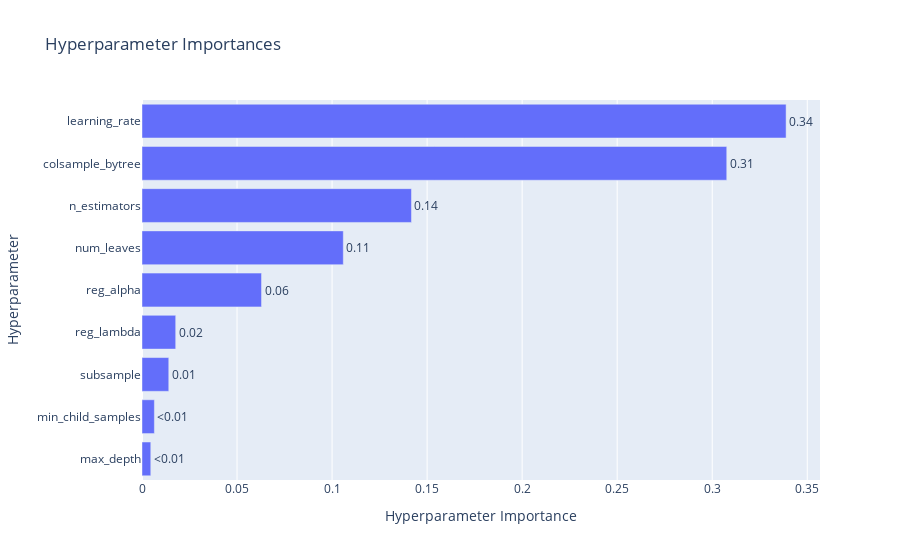

Write notebook code for a chart like this one.
### Code cell
lgbm_study = optuna.create_study(direction = 'maximize')
lgbm_study.optimize(lgbm_objective,n_trials=TRIALS, n_jobs=-1, show_progress_bar=True)
print("")
print(f'scores : {lgbm_study.best_value}, params : {lgbm_study.best_params} ')
with open('lgbm.json', 'w') as json_file:
    json.dump(lgbm_study.best_params, json_file, indent=4)
optuna.visualization.plot_param_importances(lgbm_study)

### Figure 1 — Plotly figure (JSON) as saved in the notebook; plotly's stock layout.template omitted (floating-point values rounded to 4 significant figures)
{"data": [{"cliponaxis": false, "hovertemplate": ["max_depth (IntDistribution): 0.004616626419946801<extra></extra>", "min_child_samples (IntDistribution): 0.00651397159810875<extra></extra>", "subsample (FloatDistribution): 0.014083571595389338<extra></extra>", "reg_lambda (FloatDistribution): 0.017732151862968715<extra></extra>", "reg_alpha (FloatDistribution): 0.0628839111230116<extra></extra>", "num_leaves (IntDistribution): 0.1059048233057832<extra></extra>", "n_estimators (IntDistribution): 0.141765001971252<extra></extra>", "colsample_bytree (FloatDistribution): 0.307636735011982<extra></extra>", "learning_rate (FloatDistribution): 0.33886320711155765<extra></extra>"], "name": "Objective Value", "orientation": "h", "text": ["<0.01", "<0.01", "0.01", "0.02", "0.06", "0.11", "0.14", "0.31", "0.34"], "textposition": "outside", "type": "bar", "x": [0.004617, 0.006514, 0.01408, 0.01773, 0.06288, 0.1059, 0.1418, 0.3076, 0.3389], "y": ["max_depth", "min_child_samples", "subsample", "reg_lambda", "reg_alpha", "num_leaves", "n_estimators", "colsample_bytree", "learning_rate"]}], "layout": {"title": {"text": "Hyperparameter Importances"}, "xaxis": {"title": {"text": "Hyperparameter Importance"}}, "yaxis": {"title": {"text": "Hyperparameter"}}}}
